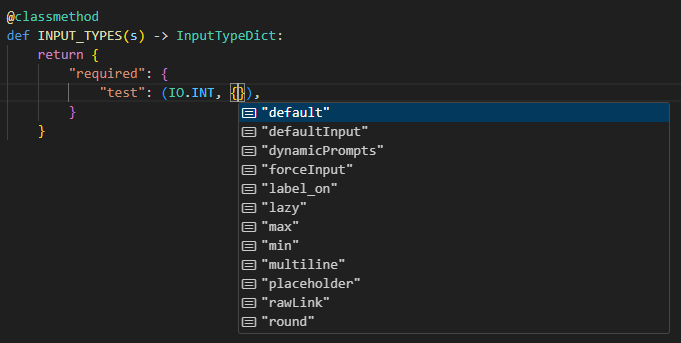
#> input picture ComfyUI/comfy/comfy_types/examples/input_options.png, 681 x 343 px
$ python -i run_controlled_img2img_design_matrix.py   (imports and definitions only)
#> lines starting #> are read from the running program, lines starting #| are printed output that depends on the picture; after the words box and inside, x2 and y2 are one past the last pixel; in counts of white or black regions, pixels touching at a corner belong together
#> further down, picture is the input picture: PIL image 681x343 RGBA; mean R, G, B, A 34.3, 36.4, 37.5, 255
from __future__ import annotations

import argparse
import hashlib
import json
import shutil
import sys
import time
import urllib.request
from dataclasses import dataclass
from pathlib import Path
from typing import Any

PROJECT_ROOT = Path(__file__).resolve().parents[3]
WORKSPACE_ROOT = PROJECT_ROOT.parents[1]
if str(PROJECT_ROOT) not in sys.path:
    sys.path.insert(0, str(PROJECT_ROOT))

from PIL import Image, ImageDraw, ImageFilter, ImageFont, ImageOps

from pipeline.comfy.client import ComfyClient, ComfyClientConfig
from pipeline.comfy.provenance import write_output_provenance_files
from pipeline.common.io import read_json, write_json


RUNTIME_ROOT = PROJECT_ROOT / "runtime" / "2026-05-15_controlled_character_design_matrix"
SOURCE_RUNTIME_ROOT = PROJECT_ROOT / "runtime" / "2026-05-15_test_projects_short_manga"
DEFAULT_PROMPT_PACK = SOURCE_RUNTIME_ROOT / "review" / "optimized_prompt_pack.json"
COMFY_INPUT_ROOT = WORKSPACE_ROOT / "ComfyUI" / "input"
COMFY_OUTPUT_ROOT = WORKSPACE_ROOT / "ComfyUI" / "output"
COMFY_INPUT_SUBDIR = "agent_manga_controlled_design"

REQUIRED_BASE_NODES = {
    "CheckpointLoaderSimple",
    "CLIPTextEncode",
    "LoadImage",
    "VAEEncode",
    "KSampler",
    "VAEDecode",
    "SaveImage",
}
LINEART_NODES = {"ControlNetLoader", "ControlNetApplyAdvanced"}
IPADAPTER_NODES = {"IPAdapterModelLoader", "IPAdapterAdvanced", "CLIPVisionLoader"}

OUTPUT_SIZE = (768, 1152)

CHARACTER_CROPS = {
    "char_dark_ponytail": {
        "body": ("tests/Test_projects/QQ20260515-145001.png", [80, 40, 585, 1190]),
        "closeup": ("tests/Test_projects/QQ20260515-145053.png", [0, 0, 560, 900]),
    },
    "char_silver_longhair": {
        "body": ("tests/Test_projects/QQ20260515-145001.png", [500, 250, 970, 1230]),
        "closeup": ("tests/Test_projects/QQ20260515-145053.png", [420, 0, 1000, 900]),
    },
}


@dataclass(frozen=True)
class CheckpointCase:
    ckpt_name: str
    label: str


@dataclass(frozen=True)
class ControlMode:
    mode_id: str
    label: str
    use_lineart: bool = False
    use_ipadapter: bool = False
    control_strength: float = 0.65
    ipadapter_weight: float = 0.55
    description: str = ""


@dataclass(frozen=True)
class StyleProfile:
    profile_id: str
    label: str
    positive: str
    negative: str
    cfg: float
    steps: int


@dataclass(frozen=True)
class LoraCase:
    lora_id: str
    label: str
    lora_name: str
    strength_model: float = 0.0
    strength_clip: float = 0.0
    positive_hint: str = ""
    negative_hint: str = ""


CHECKPOINT_CASES = [
    CheckpointCase("waiIllustriousSDXL_v170.safetensors", "waiIllustriousSDXL_v170"),
    CheckpointCase("hassakuXLIllustrious_v34.safetensors", "hassakuXLIllustrious_v34"),
]

CONTROL_MODES = [
    ControlMode("img2img", "仅 img2img", description="只用原漫画角色 crop 作为 VAE latent，观察 denoise 对身份和风格迁移的影响。"),
    ControlMode("lineart", "img2img + 线稿 ControlNet", use_lineart=True, control_strength=0.62, description="在 img2img 基础上加漫画线稿结构控制，测试姿态和轮廓保持。"),
    ControlMode("ipadapter", "img2img + IPAdapter", use_ipadapter=True, ipadapter_weight=0.55, description="在 img2img 基础上加近景参考图身份控制，测试脸和发型保持。"),
    ControlMode(
        "lineart_ipadapter",
        "img2img + 线稿 ControlNet + IPAdapter",
        use_lineart=True,
        use_ipadapter=True,
        control_strength=0.52,
        ipadapter_weight=0.45,
        description="同时测试结构控制和身份控制，作为后续视频首帧候选强控制方案。",
    ),
]

STYLE_PROFILES = [
    StyleProfile(
        "source_faithful_tv",
        "原作忠实 TV 动画",
        (
            "source faithful TV anime adaptation, clean modern anime key visual, preserve the manga character identity, "
            "readable school uniform, natural teenage proportions, clear silhouette, soft cel shading, no text"
        ),
        "over-stylized redesign, different character, childlike body, fake typography, speech bubble, watermark",
        cfg=6.4,
        steps=22,
    ),
    StyleProfile(
        "mature_shoujo",
        "成熟少女漫画动画",
        (
            "mature shoujo anime character design, elegant proportions, refined face, long graceful limbs, "
            "delicate line art, emotional eyes, gentle cinematic lighting, polished production reference"
        ),
        "toddler face, chibi, mascot, overly round childish face, toy-like body, comedy deformation",
        cfg=6.9,
        steps=24,
    ),
    StyleProfile(
        "soft_watercolor_manga",
        "柔和水彩漫画感",
        (
            "soft watercolor manga illustration, airy pastel color, translucent shading, gentle paper texture, "
            "romantic school comedy tone, clean facial features, stable identity"
        ),
        "muddy colors, washed out face, overexposed, text, labels, extra characters, low contrast anatomy",
        cfg=6.2,
        steps=22,
    ),
    StyleProfile(
        "graphic_poster",
        "平面海报强风格",
        (
            "graphic anime poster style, bold clean shapes, high contrast color blocking, crisp inked outline, "
            "expressive character pose, modern promotional illustration, no words or symbols"
        ),
        "messy poster text, logo, typography, pop words, cluttered layout, extra body, split screen",
        cfg=7.0,
        steps=24,
    ),
]

LORA_CASES = [
    LoraCase("none", "无 LoRA", ""),
    LoraCase("huespark_illust", "HueSpark 插画光感", "HueSpark1llust.safetensors", 0.55, 0.45, "vivid polished illustration lighting, sparkling clean color accents"),
    LoraCase("etching_line", "蚀刻线稿质感", "etching_print_v3-4-850.safetensors", 0.45, 0.35, "etched manga line texture, crisp hand-drawn line weight"),
    LoraCase("pop_art", "Pop-Art 平面海报", "Pop-Art-6000.safetensors", 0.35, 0.25, "bold pop art color design, graphic poster feeling"),
]

BASE_NEGATIVE = (
    "worst quality, low quality, lowres, blurry, jpeg artifacts, bad anatomy, bad hands, extra fingers, missing fingers, "
    "fused fingers, deformed face, asymmetrical eyes, cropped head, out of frame, text, letters, kanji, chinese characters, "
    "random text, unreadable text, labels, logo, watermark, signature, speech bubble, blank speech bubble, duplicate character, "
    "multiple girls, two girls, group, split screen, identity drift, inconsistent hairstyle, inconsistent eye color, wrong school uniform, "
    "changed age, changed body proportions, photorealistic, 3D render"
)


# [601 lines left out: functions main, prepare_references, build_cases, submit_case, build_workflow, build_positive_prompt and 11 more, not called in this run]


def failed_task_record(case: dict[str, Any], error_message: str) -> dict[str, Any]:
    return task_record(case, prompt_id="", output_files=[], provenance_files=[], status="failed", error_message=error_message)


# [78 lines left out: functions result_record, available_checkpoints, available_control_modes, available_loras, available_styles, validate_base_nodes, not called in this run]


def get_json(url: str) -> dict[str, Any]:
    with urllib.request.urlopen(url, timeout=60) as response:
        return json.loads(response.read().decode("utf-8"))


# [21 lines left out: functions crop_image, clamp_box, fit_to_canvas, not called in this run]


def create_lineart_control(image: Image.Image) -> Image.Image:
    gray = ImageOps.grayscale(image.convert("RGB"))
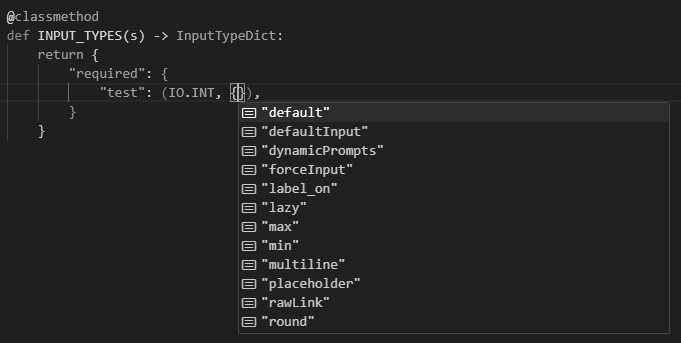
#> gray: PIL image 681x343 L; min 30, max 255, mean 35.9
    edges = gray.filter(ImageFilter.FIND_EDGES)
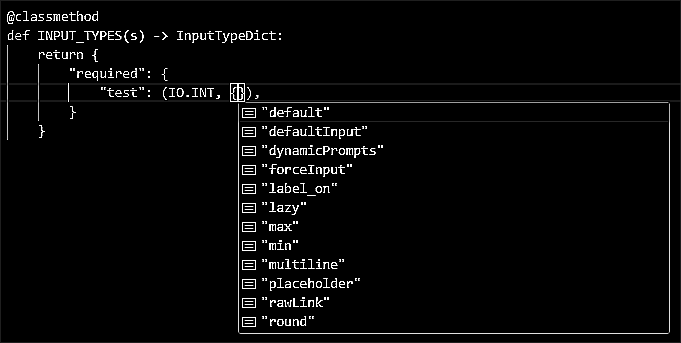
#> edges: PIL image 681x343 L; min 0, max 255, mean 7.4
    edges = ImageOps.autocontrast(edges)
    lineart = edges.point(lambda value: 0 if value > 28 else 255)
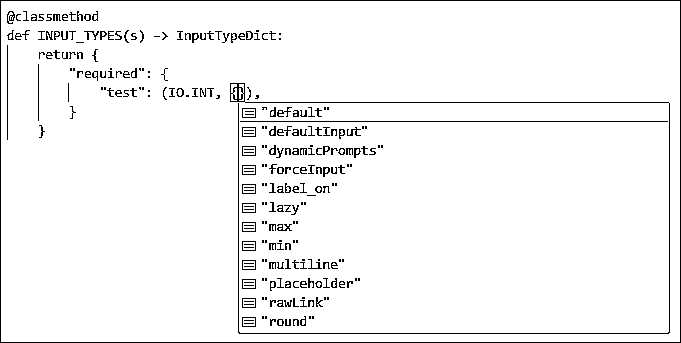
#> lineart: PIL image 681x343 L; 95.9% white; black in thin lines or dots
    lineart = lineart.filter(ImageFilter.MinFilter(3))
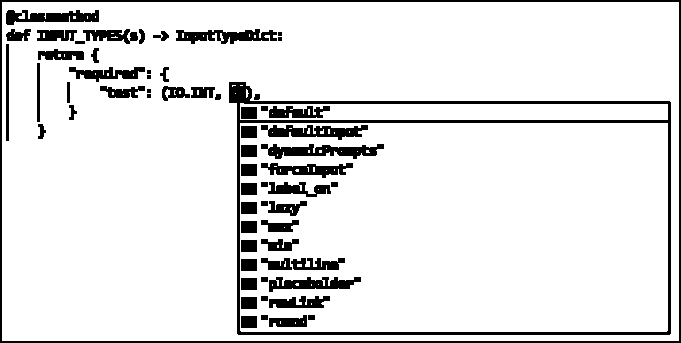
#> lineart: PIL image 681x343 L; 89.3% white; 63 black regions (6 under 20 px), largest, box (x1, y1, x2, y2) and area: (229, 82, 671, 335) 5644, (0, 0, 681, 343) 4080, (261, 144, 384, 159) 1042
    return lineart.convert("RGB")


# [24 lines left out: functions paste_image, draw_multiline, not called in this run]


def fonts_for_sheet() -> dict[str, ImageFont.FreeTypeFont]:
    font_path = font_path_for_sheet()
    return {"title": ImageFont.truetype(font_path, 28), "small": ImageFont.truetype(font_path, 15)}


# [39 lines left out: functions font_path_for_sheet, join_prompt, case_id, not called in this run]


def history_error_message(status_info: dict[str, Any]) -> str:
    messages = status_info.get("messages") if isinstance(status_info, dict) else None
    return json.dumps(messages or status_info, ensure_ascii=False)[:2000]


# [4 lines left out: function short_checkpoint, not called in this run]


def safe_name(value: str) -> str:
    return "".join(char if char.isalnum() or char in "_-" else "_" for char in str(value))[:96]


def rel(path: Path | str) -> str:
    return str(Path(path).resolve().relative_to(PROJECT_ROOT))


# [16 lines left out: function parse_args, not called in this run]


# [2 lines not run here, left out]

>>> from PIL import Image
>>> picture = Image.open('../../../../../ComfyUI/comfy/comfy_types/examples/input_options.png')
>>> result = create_lineart_control(picture)

$ run again, on agent-projects/manga-pipeline-reference/resources/reference-projects/ComfyUI-QwenVL/example_workflows/QWenVL.jpg
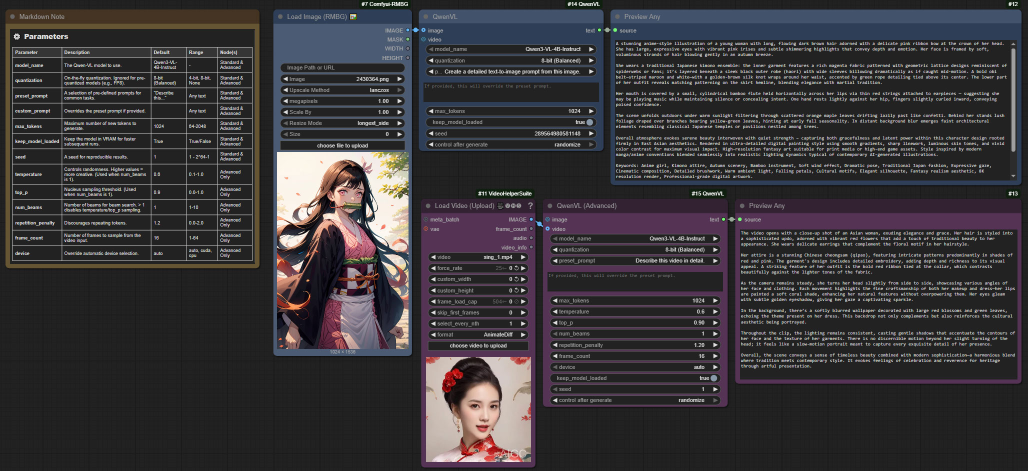
#> input picture agent-projects/manga-pipeline-reference/resources/reference-projects/ComfyUI-QwenVL/example_workflows/QWenVL.jpg, 2056 x 942 px (shown at 1/2 size)
#> picture is the input picture: PIL image 2056x942 RGB; mean R, G, B 56.9, 54.1, 57.5
#> in create_lineart_control, `lineart = edges.point(lambda value: 0 if value > 28 else 255)`:
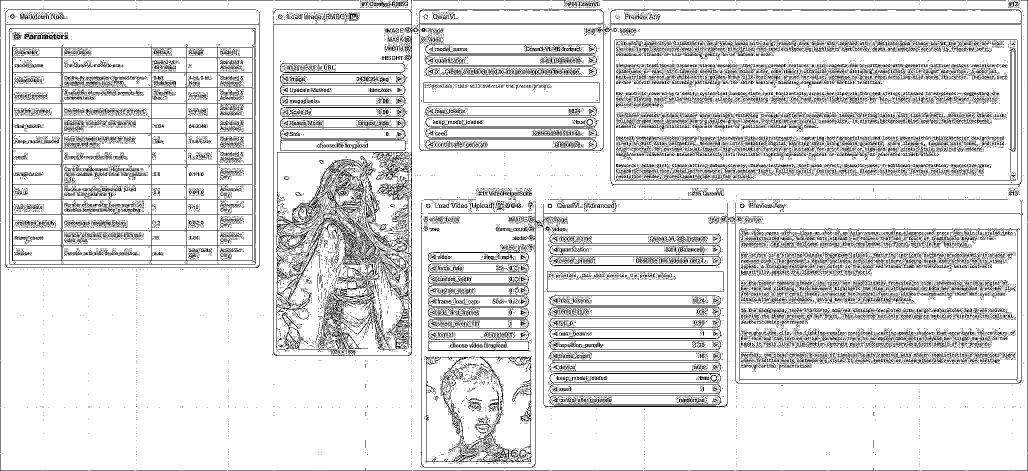
#> lineart: PIL image 2056x942 L (shown at 1/2 size); 87.5% white; black in thin lines or dots
#> in create_lineart_control, `lineart = lineart.filter(ImageFilter.MinFilter(3))`:
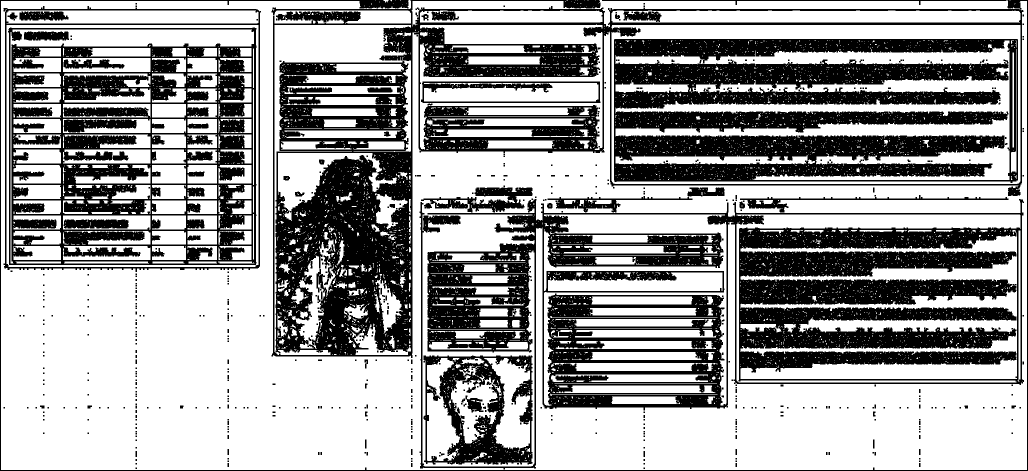
#> lineart: PIL image 2056x942 L (shown at 1/2 size); 62.5% white; 586 black regions (471 under 20 px), largest, box (x1, y1, x2, y2) and area: (839, 398, 2048, 939) 223799, (0, 0, 2056, 942) 181854, (1228, 78, 2036, 366) 149863
